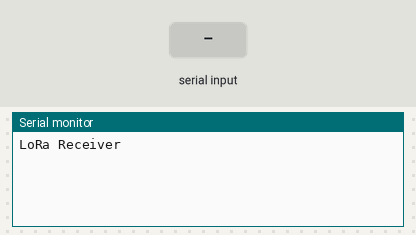
Bench run of a sketch on a simulated Arduino Uno, built with avr-gcc and run on an emulated ATmega328P. Parts: the last lines printed to the serial monitor. The inputs (shaded band) are chosen by the test bench.

Above: at 1.2 s.
1.3 s: "+RCV=\n" received over the second serial link
At 1.9 s:
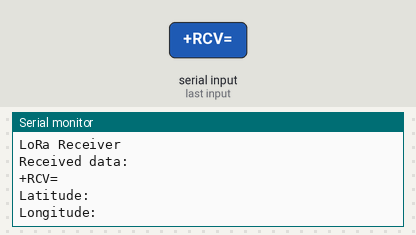
2.8 s: "1\n" received over the second serial link
At 4.2 s:
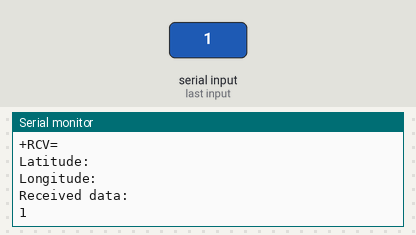

Measured:
- after the input at 1.3 s, the serial monitor: prints a new line at once (image 1)
- after the input at 2.8 s, the serial monitor: prints a new line at once (image 2)

The sketch:

Gps_Rx.ino
```cpp
#include <AltSoftSerial.h>

AltSoftSerial LoRaSerial;

void setup() {
  Serial.begin(115200);
  LoRaSerial.begin(115200); // Set the LoRa baud rate to 9600

  Serial.println("LoRa Receiver");
}

void loop() {
  // Check for incoming data
  if (LoRaSerial.available() > 0) {
    String dataString = LoRaSerial.readStringUntil('\n');
    Serial.print("Received data: \n");
    Serial.println(dataString);

    // Parse the received data
    if (dataString.startsWith("+RCV=")) {
      // Remove the "+RCV=" part
      dataString = dataString.substring(5);

      // Split the data by commas
      int index1 = dataString.indexOf(',');
      int index2 = dataString.indexOf(',', index1 + 1);
      int index3 = dataString.indexOf(',', index2 + 1);
      int index4 = dataString.indexOf(',', index3 + 1);
      int index5 = dataString.indexOf(',', index4 + 1);

      String port = dataString.substring(0, index1);
      String length = dataString.substring(index1 + 1, index2);
      String latitude = dataString.substring(index2 + 1, index3);
      String longitude = dataString.substring(index3 + 1, index4);
      String rssi = dataString.substring(index4 + 1, index5);
      String snr = dataString.substring(index5 + 1);

      // Print parsed data
      Serial.print("Latitude: ");
      Serial.println(latitude);
      Serial.print("Longitude: ");
      Serial.println(longitude);
    }
  }


}
```
